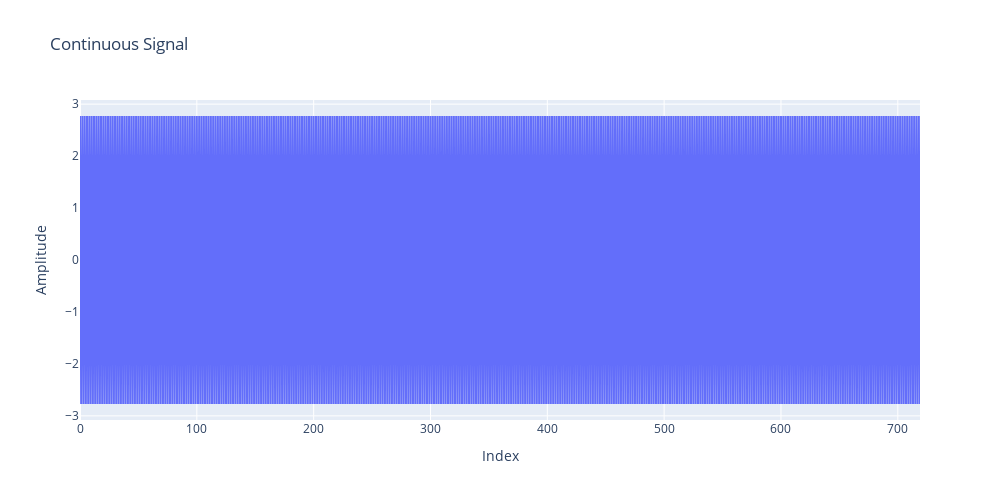
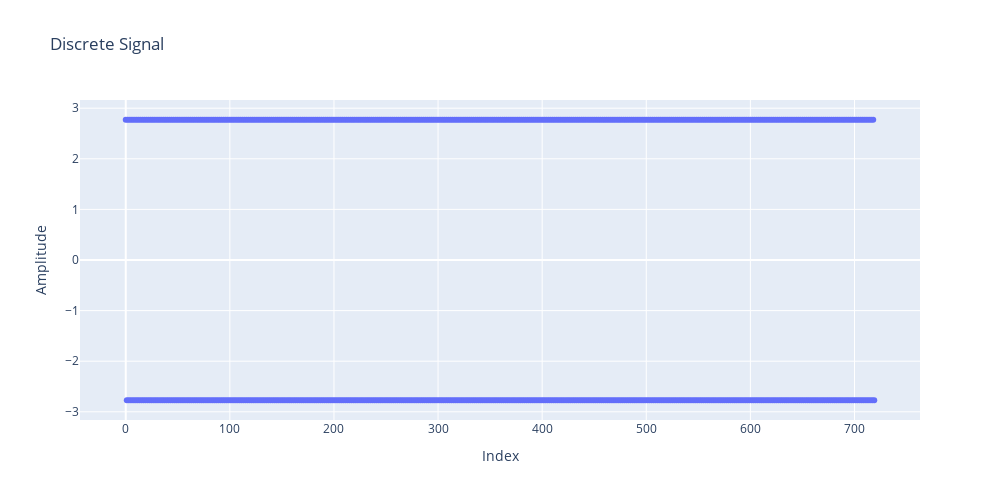

Notebook source saved alongside these figures, in order:
### Code cell
draw(indices, amplitudes)

### Figure 1 — Plotly figure (JSON) as saved in the notebook; plotly's stock layout.template omitted (floating-point values rounded to 4 significant figures; data arrays with more than 128 entries replaced by an {"elided": "..."} marker saying what was removed)
{"data": [{"mode": "lines", "name": "Continuous Signal", "type": "scatter", "x": {"elided": "720 int values"}, "y": {"elided": "720 float values"}}], "layout": {"height": 500, "title": {"text": "Continuous Signal"}, "width": 1000, "xaxis": {"title": {"text": "Index"}}, "yaxis": {"title": {"text": "Amplitude"}}}}

### Figure 2 — Plotly figure (JSON) as saved in the notebook; plotly's stock layout.template omitted (floating-point values rounded to 4 significant figures; data arrays with more than 128 entries replaced by an {"elided": "..."} marker saying what was removed)
{"data": [{"mode": "markers", "name": "Discrete Signal", "type": "scatter", "x": {"elided": "720 int values"}, "y": {"elided": "720 float values"}}], "layout": {"height": 500, "title": {"text": "Discrete Signal"}, "width": 1000, "xaxis": {"title": {"text": "Index"}}, "yaxis": {"title": {"text": "Amplitude"}}}}
